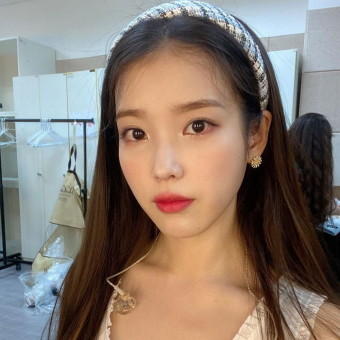
#> input picture UserRecognition/faces/IU/1 - 복사본 (10).jpg, 340 x 340 px
$ python recognizeMultiFace.py
#> lines starting #> are read from the running program, lines starting #| are printed output that depends on the picture; after the words box and inside, x2 and y2 are one past the last pixel; in counts of white or black regions, pixels touching at a corner belong together
import cv2
import numpy as np
from os import listdir
from os.path import isdir, isfile, join

# 얼굴 인식용 haar/cascade 로딩
face_classifier = cv2.CascadeClassifier('haarcascade_frontalface_default.xml')


# 사용자 얼굴 학습
def train(name):
#> called with name = 'IU'
    data_path = 'faces/' + name + '/'
    # 파일만 리스트로 만듬
    face_pics = [f for f in listdir(data_path) if isfile(join(data_path, f))]

    Training_Data, Labels = [], []

    for i, files in enumerate(face_pics):
        image_path = data_path + face_pics[i]
        images = cv2.imread(image_path, cv2.IMREAD_GRAYSCALE)
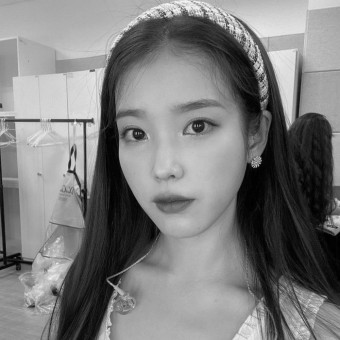
#> images: shape (340, 340); min 0, max 247, mean 124.4
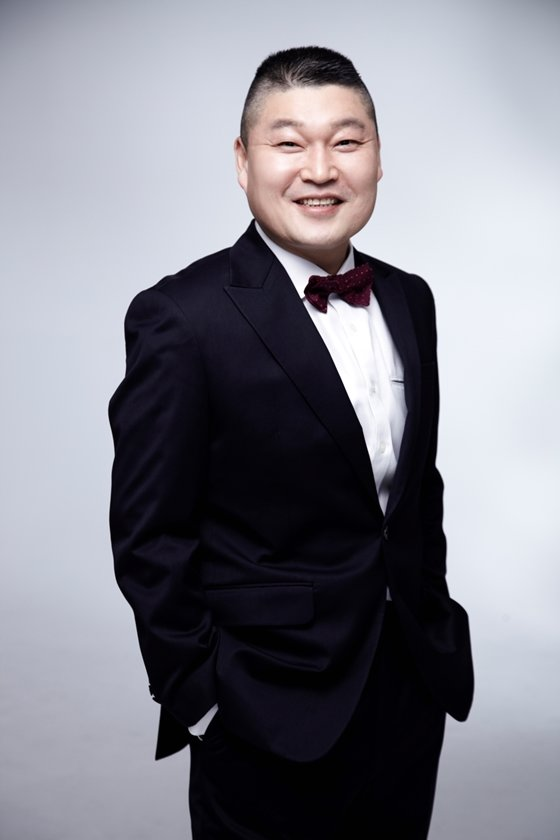
#> input picture UserRecognition/강호동.jfif, 560 x 840 px, given in place of the camera
#> in run, frame is the input picture: shape (840, 560, 3); mean B, G, R 139.7, 130.8, 130.9
        # 이미지가 아니면 패스
        if images is None:
            continue
        Training_Data.append(np.asarray(images, dtype=np.uint8))
        Labels.append(i)
    if len(Labels) == 0:
        print("There is no data to train.")
        return None
    Labels = np.asarray(Labels, dtype=np.int32)
    # 모델 생성
    model = cv2.face.LBPHFaceRecognizer_create()
    # 학습
    model.train(np.asarray(Training_Data), np.asarray(Labels))
    print(name + " : Model Training Complete!!!!!")

    # 학습 모델 리턴
    return model


# 여러 사용자 학습
def trains():
    # faces 폴더의 하위 폴더를 학습
    data_path = 'faces/'
    # 폴더만 색출
    model_dirs = [f for f in listdir(data_path) if isdir(join(data_path, f))]

    # 학습 모델 저장할 딕셔너리
    models = {}
    # 각 폴더에 있는 얼굴들 학습
    for model in model_dirs:
        print('model :' + model)
        # 학습 시작
        result = train(model)
        # 학습이 안되었다면 패스!
        if result is None:
            continue
        # 학습되었으면 저장
        print('model2 :' + model)
        models[model] = result

    # 학습된 모델 딕셔너리 리턴
    return models


# 얼굴 검출
def face_detector(img, size=0.5):
#> called with size = 0.5
    gray = cv2.cvtColor(img, cv2.COLOR_BGR2GRAY)
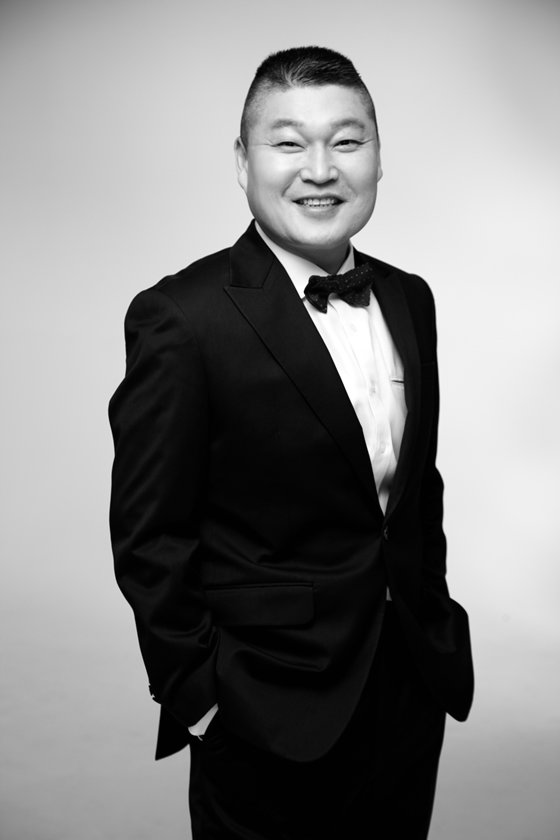
#> gray: shape (840, 560); min 0, max 255, mean 131.8
    faces = face_classifier.detectMultiScale(gray, 1.3, 5)
#> faces = [[233, 74, 168, 168]]
    if faces is ():
        return img, []
    for (x, y, w, h) in faces:
        cv2.rectangle(img, (x, y), (x + w, y + h), (0, 255, 255), 2)
        roi = img[y:y + h, x:x + w]
        roi = cv2.resize(roi, (200, 200))
#> this loop made 1 pass
#> pass 1, in face_detector, `roi = cv2.resize(roi, (200, 200))`:
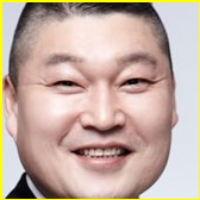
#> roi: shape (200, 200, 3); mean B, G, R 161, 173, 195.8
#> after the loop:
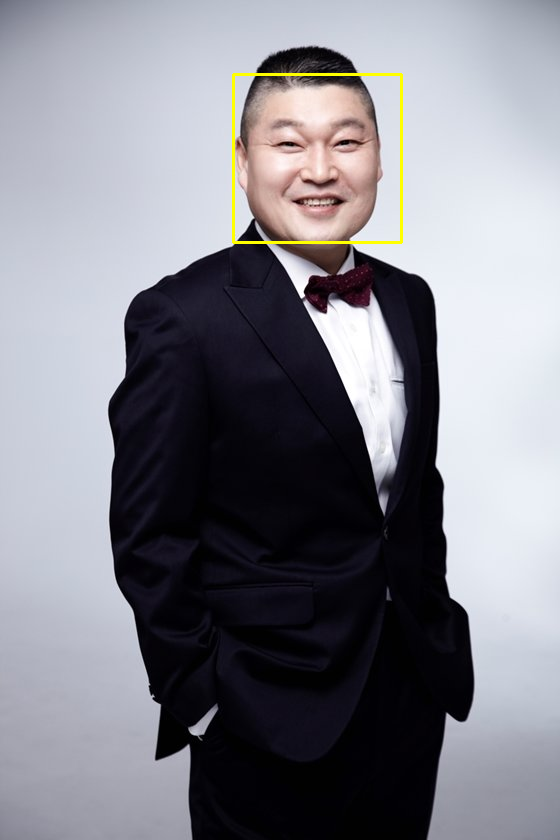
#> img: shape (840, 560, 3); 0.43% of pixels changed, all inside (x1, y1, x2, y2) = (232, 73, 403, 244)
    return img, roi  # 검출된 좌표에 사각 박스 그리고(img), 검출된 부위를 잘라(roi) 전달


# 인식 시작
def run(models):
    # 카메라 열기
    cap = cv2.VideoCapture(0)

    while (cap.isOpened()):
        # 카메라로 부터 사진 한장 읽기
        ret, frame = cap.read()
        # 얼굴 검출 시도
        image, face = face_detector(frame)
        try:
            min_score = 999  # 가장 낮은 점수로 예측된 사람의 점수
            min_score_name = ""  # 가장 높은 점수로 예측된 사람의 이름

            # 검출된 사진을 흑백으로 변환
            face = cv2.cvtColor(face, cv2.COLOR_BGR2GRAY)
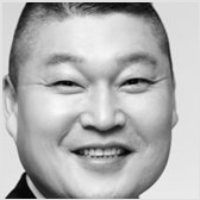
#> face: shape (200, 200); min 2, max 247, mean 178.5

            # 위에서 학습한 모델로 예측시도
            for key, model in models.items():
                result = model.predict(face)
                if min_score > result[1]:
                    min_score = result[1]
                    min_score_name = key
#> this loop made 1 pass
#> (result, min_score) on pass 1: ((0, 109.8), 109.8)
#> after the loop, min_score = 109.8; min_score_name = 'IU'

            # min_score 신뢰도이고 0에 가까울수록 자신과 같다는 뜻이다.
            if min_score < 500:
                # ????? 어쨋든 0~100표시하려고 한듯
                confidence = int(100 * (1 - (min_score) / 300))
#> confidence = 63
                # 유사도 화면에 표시
                display_string = str(confidence) + '% Confidence it is ' + min_score_name
#> display_string = '63% Confidence it is IU'
            cv2.putText(image, display_string, (100, 120), cv2.FONT_HERSHEY_COMPLEX, 1, (250, 120, 255), 2)
            # 75 보다 크면 동일 인물로 간주해 UnLocked!
            if confidence > 75:
                cv2.putText(image, "Unlocked : " + min_score_name, (250, 450), cv2.FONT_HERSHEY_COMPLEX, 1, (0, 255, 0),
                            2)
                cv2.imshow('Face Cropper', image)
            else:
                # 75 이하면 타인.. Locked!!!
                cv2.putText(image, "Locked", (250, 450), cv2.FONT_HERSHEY_COMPLEX, 1, (0, 0, 255), 2)
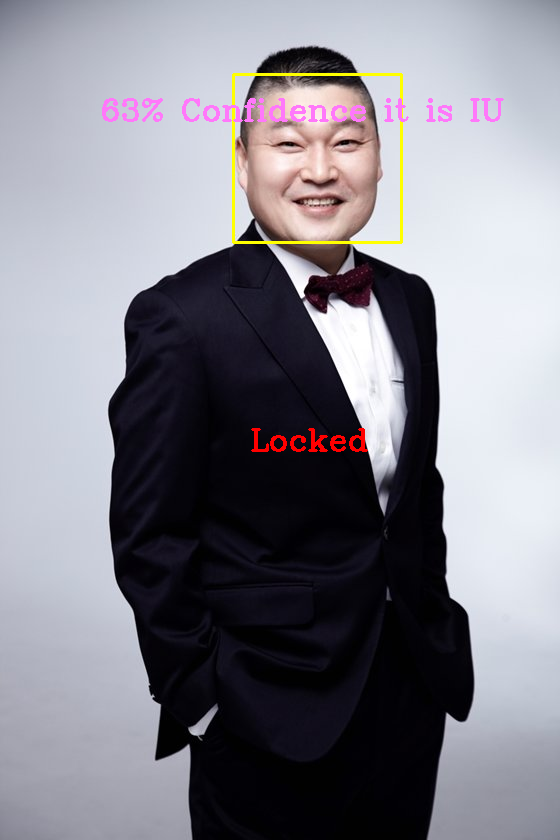
#> image: shape (840, 560, 3); mean B, G, R 139.2, 130.6, 132.1
                cv2.imshow('Face Cropper', image)
        except:
            # 얼굴 검출 안됨
            cv2.putText(image, "Face Not Found", (250, 450), cv2.FONT_HERSHEY_COMPLEX, 1, (255, 0, 0), 2)
            cv2.imshow('Face Cropper', image)
            pass
        if cv2.waitKey(1) == 13:
#> (key Esc is pressed here)
            break
    cap.release()
    cv2.destroyAllWindows()


if __name__ == "__main__":
    # 학습 시작
    models = trains()
    # 고!
    run(models)
